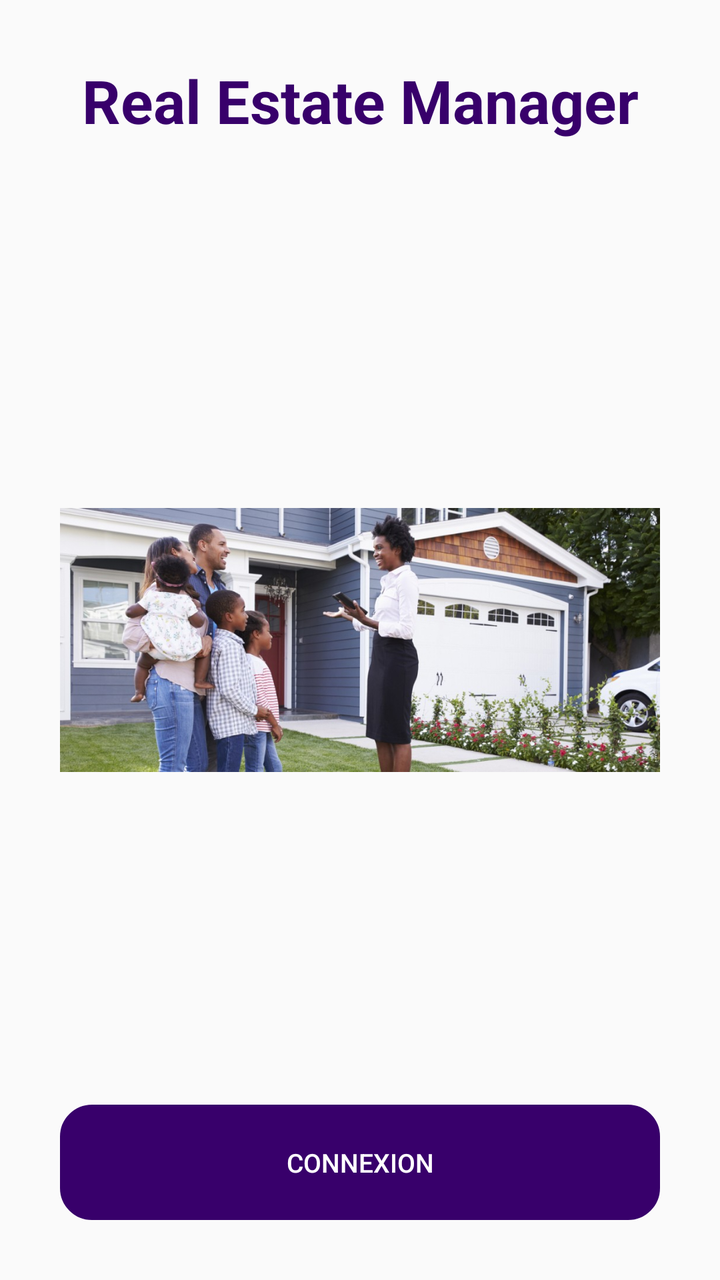
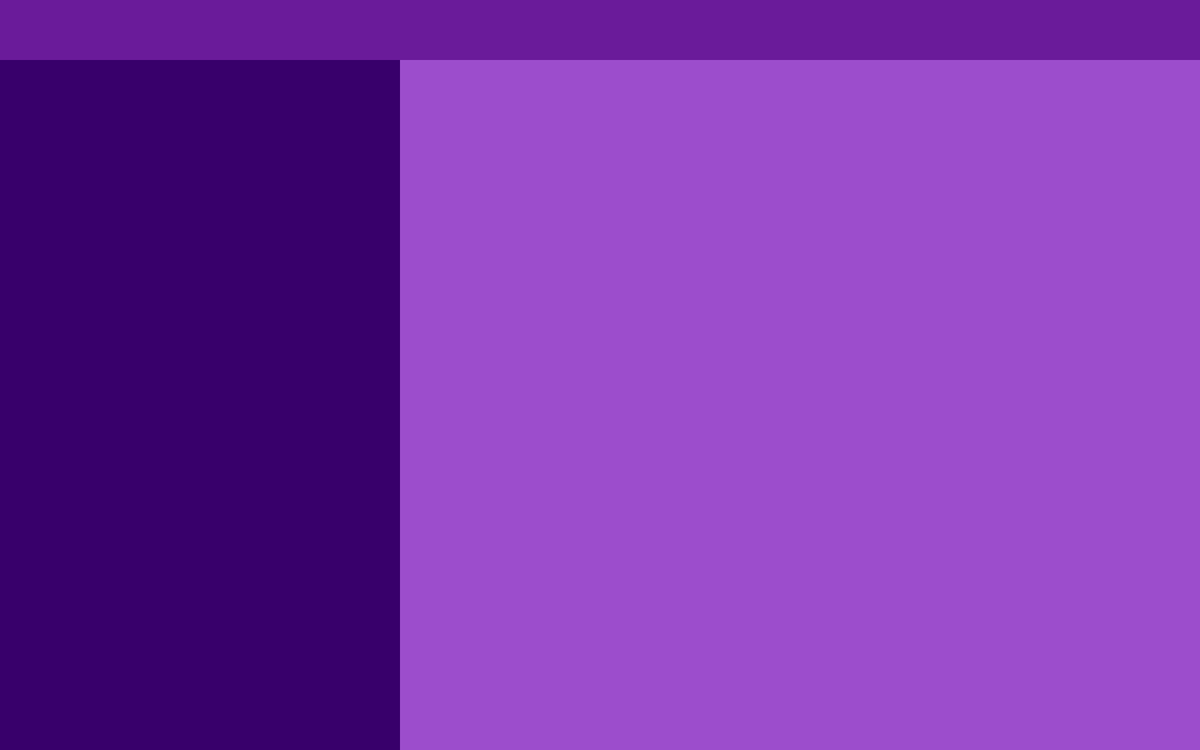

Compare how this app lays out the same screen by default and in its alternative resource folder. The renders come first, then the two layout files and the values they reference.
<!-- AndroidManifest.xml: application theme AppTheme -->
<!-- res/layout/activity_main.xml -->
<?xml version="1.0" encoding="utf-8"?>
<androidx.coordinatorlayout.widget.CoordinatorLayout

    xmlns:android="http://schemas.android.com/apk/res/android"
    xmlns:tools="http://schemas.android.com/tools"
    android:layout_width="match_parent"
    android:layout_height="match_parent"
    android:id="@+id/coordinatorLayout"
    xmlns:app="http://schemas.android.com/apk/res-auto"
    tools:context=".controller.activity.MainActivity">

    <androidx.constraintlayout.widget.ConstraintLayout
        android:id="@+id/constraintLayout"
        android:layout_width="match_parent"
        android:layout_height="match_parent">

        
        <TextView
            android:id="@+id/textview_appname"
            android:layout_width="wrap_content"
            android:layout_height="wrap_content"
            android:layout_margin="@dimen/default_extra_large_margin"
            android:text="@string/app_name_realestate"
            android:textColor="@color/colorPrimaryDark"
            android:textSize="@dimen/default_little_title_size"
            android:textStyle="bold"
            app:layout_constraintLeft_toLeftOf="parent"
            app:layout_constraintRight_toRightOf="parent"
            app:layout_constraintTop_toTopOf="parent" />

        <ImageView
            android:layout_width="match_parent"
            android:layout_height="match_parent"
            android:layout_margin="@dimen/default_extra_large_margin"
            android:cropToPadding="true"
            android:contentDescription="@string/description_image"
            android:src="@drawable/real_estate_manager_image"
            app:layout_constraintLeft_toLeftOf="@id/login_button"
            app:layout_constraintRight_toRightOf="@id/login_button"
            app:layout_anchor="@+id/constraintLayout"
            app:layout_anchorGravity="center" />

        
        <Button
            android:id="@+id/login_button"
            style="?android:attr/borderlessButtonStyle"
            android:layout_width="match_parent"
            android:layout_height="wrap_content"
            android:layout_gravity="center_horizontal"
            android:layout_margin="@dimen/default_extra_large_margin"
            android:background="@drawable/border_button_connexion"
            android:padding="@dimen/default_large_margin"

            android:text="@string/button_connexion_email"
            android:textColor="#fff"
            android:textSize="@dimen/default_text_size"

            app:layout_constraintBottom_toBottomOf="parent"

            />

    </androidx.constraintlayout.widget.ConstraintLayout>




</androidx.coordinatorlayout.widget.CoordinatorLayout>
<!-- resources referenced by this layout -->
<resources>
  <color name="colorPrimaryDark">#38006b</color>
  <dimen name="default_extra_large_margin">30dip</dimen>
  <dimen name="default_large_margin">20dip</dimen>
  <dimen name="default_little_title_size">30sp</dimen>
  <dimen name="default_text_size">13sp</dimen>
  <!-- drawable border_button_connexion (drawable) -->
  <?xml version="1.0" encoding="utf-8"?>
  <shape xmlns:android="http://schemas.android.com/apk/res/android">
  
      <stroke
          android:width="2dp"
          android:color="@color/colorPrimaryDark"
  
          />
  
      <corners android:radius="15dp" />
  
      <solid android:color="@color/colorPrimaryDark" />
  </shape>
  <!-- drawable real_estate_manager_image: jpg bitmap (drawable-hdpi, 45492 bytes) -->
  <string name="app_name_realestate">Real Estate Manager</string>
  <string name="button_connexion_email">CONNEXION</string>
  <string name="description_image">Description image vide</string>
  <style name="AppTheme" parent="Theme.AppCompat.Light.NoActionBar">
          
          <item name="colorPrimary">@color/colorPrimary</item>
          <item name="colorPrimaryDark">@color/colorPrimaryDark</item>
          <item name="colorAccent">@color/colorAccent</item>
          <item name="multiSliderStyle">@style/Widget.MultiSlider</item>
          <item name="drawerArrowStyle">@style/DrawerArrowStyle</item>
  
          <item name="colorControlNormal">@android:color/white</item>
  
      </style>
  <color name="colorPrimary">#6a1b9a</color>
  <color name="colorAccent">#ffffff</color>
  <style name="Widget.MultiSlider" parent="android:Widget">
      </style>
  //@android:style/Theme.Dialog
  <style name="DrawerArrowStyle" parent="@style/Widget.AppCompat.DrawerArrowToggle">
          <item name="spinBars">true</item>
          <item name="color">@color/colorAccent</item>
      </style>
</resources>
<!-- res/layout-sw700dp-land/activity_main.xml (the repository's variant of the layout above) -->
<!-- drawn on a large tablet held sideways -->
<?xml version="1.0" encoding="utf-8"?>
<LinearLayout xmlns:android="http://schemas.android.com/apk/res/android"
    xmlns:app="http://schemas.android.com/apk/res-auto"
    xmlns:tools="http://schemas.android.com/tools"
    android:id="@+id/activity_main_drawer_layout"
    android:layout_width="match_parent"
    android:layout_height="match_parent"
    android:fitsSystemWindows="true"
    android:orientation="vertical"
    tools:context="com.inved.realestatemanager.controller.MainActivity"
    tools:openDrawer="start">

    <LinearLayout
        android:layout_width="match_parent"
        android:layout_height="wrap_content"
        android:orientation="horizontal">

        
        <include layout="@layout/toolbar" />

    </LinearLayout>

    <LinearLayout
        android:layout_width="match_parent"
        android:layout_height="match_parent"
        android:orientation="horizontal">

        
        <FrameLayout
            android:id="@+id/activity_main_frame_layout"
            android:background="@color/colorPrimaryDark"
            android:layout_width="0dp"
            android:layout_height="match_parent"
            android:layout_weight="1"


            />

        <FrameLayout
            android:id="@+id/activity_detail_frame_layout"
            android:background="@color/colorPrimaryLight"
            android:layout_width="0dp"
            android:layout_height="match_parent"
            android:layout_weight="2"


            />

        
        


    </LinearLayout>

</LinearLayout>
<!-- res/layout/toolbar.xml (included above) -->
<?xml version="1.0" encoding="utf-8"?>
<androidx.appcompat.widget.Toolbar
    xmlns:android="http://schemas.android.com/apk/res/android"
    xmlns:app="http://schemas.android.com/apk/res-auto"
    android:id="@+id/toolbar"

    android:layout_width="match_parent"
    android:layout_height="wrap_content"
    android:background="?attr/colorPrimary"
    android:fitsSystemWindows="true"
    app:titleTextColor="@color/white"
    android:minHeight="?attr/actionBarSize">

</androidx.appcompat.widget.Toolbar>
<!-- resources referenced by the variant -->
<!-- as a large tablet held sideways resolves them -->
<resources>
  <color name="colorPrimaryDark">#38006b</color>
  <color name="colorPrimaryLight"> #9c4dcc</color>
  <style name="AppTheme" parent="Theme.AppCompat.Light.NoActionBar">
          
          <item name="colorPrimary">@color/colorPrimary</item>
          <item name="colorPrimaryDark">@color/colorPrimaryDark</item>
          <item name="colorAccent">@color/colorAccent</item>
          <item name="multiSliderStyle">@style/Widget.MultiSlider</item>
          <item name="drawerArrowStyle">@style/DrawerArrowStyle</item>
  
          <item name="colorControlNormal">@android:color/white</item>
  
      </style>
  <color name="colorPrimary">#6a1b9a</color>
  <color name="colorAccent">#ffffff</color>
  <style name="Widget.MultiSlider" parent="android:Widget">
      </style>
  //@android:style/Theme.Dialog
  <style name="DrawerArrowStyle" parent="@style/Widget.AppCompat.DrawerArrowToggle">
          <item name="spinBars">true</item>
          <item name="color">@color/colorAccent</item>
      </style>
</resources>
